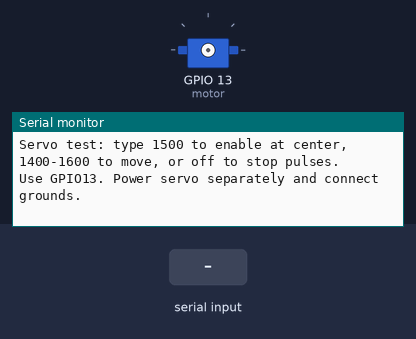
This program was run on a simulated ESP32. Parts: servo, the last lines printed to the serial monitor. The test bench sets the inputs (shaded band).

Above: at 1.2 s.
1.3 s: "1500\n" received over Serial
At 2.2 s:
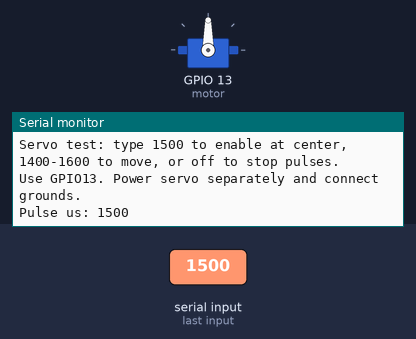
2.8 s: "off\n" received over Serial
At 3.3 s:
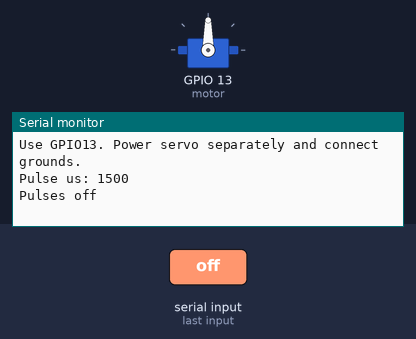
4.3 s: "1400\n" received over Serial
At 5.5 s:
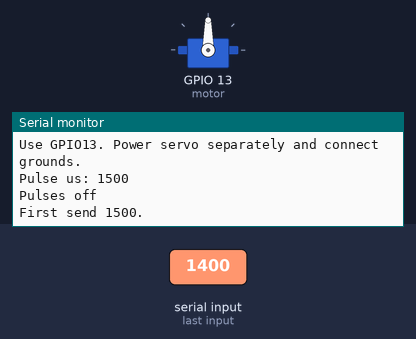
5.8 s: "90,45\n" received over Serial
At 6.9 s:
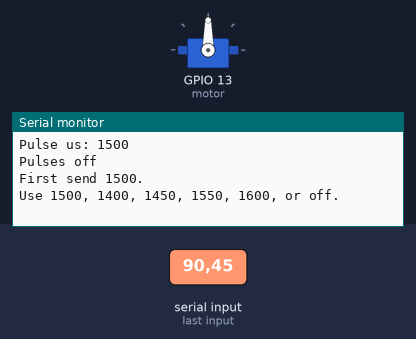

Measured:
- after the input at 1.3 s, the serial monitor: prints a new line at once (image 1)
- after the input at 2.8 s, the serial monitor: prints a new line at once (image 2)
- after the input at 4.3 s, the serial monitor: prints a new line at once (image 3)
- after the input at 5.8 s, the serial monitor: prints a new line at once (image 4)

The program:

main.cpp
```cpp
#include <Arduino.h>
#include <ESP32Servo.h>
Servo motor;
String input;
bool enabled = false;
void setup() {
  Serial.begin(115200);
  Serial.println("Servo test: type 1500 to enable at center, 1400-1600 to move, or off to stop pulses.");
  Serial.println("Use GPIO13. Power servo separately and connect grounds.");
}
void loop() {
  while (Serial.available()) {
    char c = Serial.read();
    if (c == '\r') continue;
    if (c == '\n') {
      input.trim();
      if (input == "off") { motor.detach(); enabled = false; Serial.println("Pulses off"); }
      else if (input == "1500" || input == "1400" || input == "1450" || input == "1550" || input == "1600") {
        if (!enabled && input != "1500") Serial.println("First send 1500.");
        else { if (!enabled) { motor.setPeriodHertz(50); motor.attach(13, 500, 2500); enabled = true; } motor.writeMicroseconds(input.toInt()); Serial.println("Pulse us: " + input); }
      } else Serial.println("Use 1500, 1400, 1450, 1550, 1600, or off.");
      input = "";
    } else if (input.length() < 16) input += c;
  }
}
```
